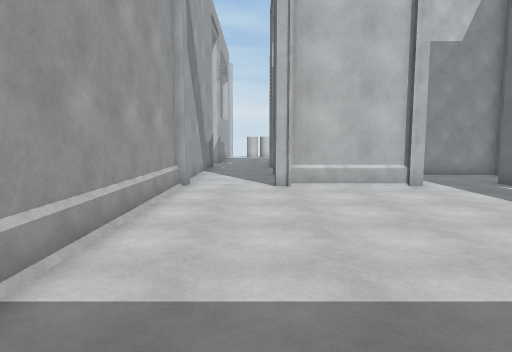
view 1 (above)

21 first-person views from a walk through a 3-D level made in the Unity game engine. The camera is 1.5 m above the floor, tilts 6° down and sees 75° across. The floor is counted in squares, 1 m on a side. Each view is taken from the middle of a square. On the plan, view 1 faces up. The plan holds only what a view shows up to about 15 squares ahead; the rest is blank. The place goes on beyond the plan. The player character is not drawn. Some surface patterns are stand-ins.

view 2
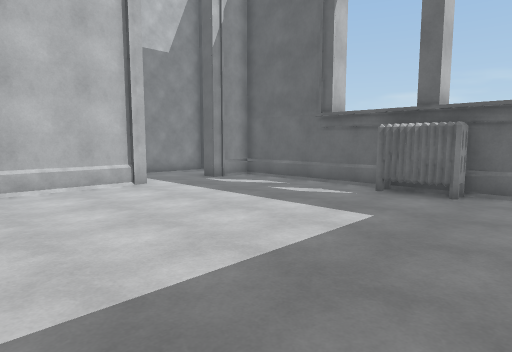

view 3
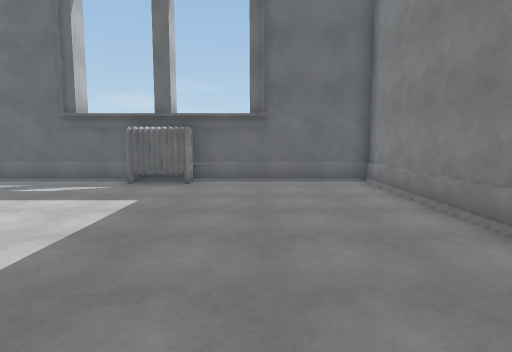

view 4
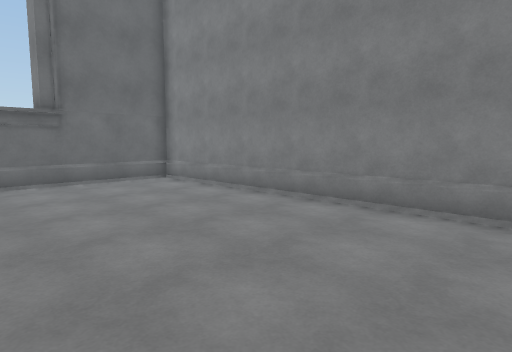

view 5
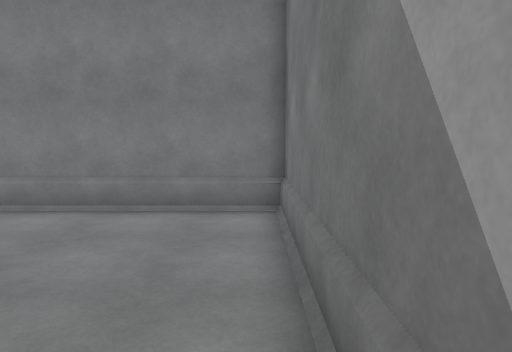

view 6
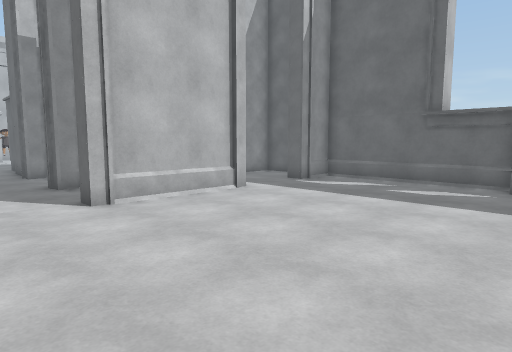

view 7
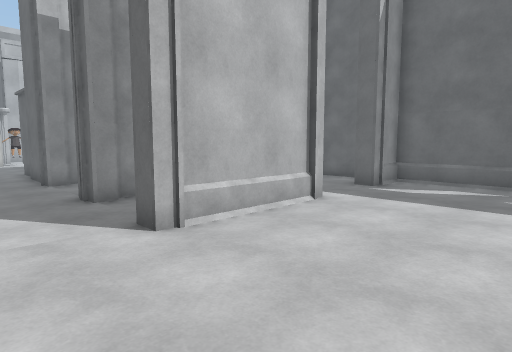

view 8
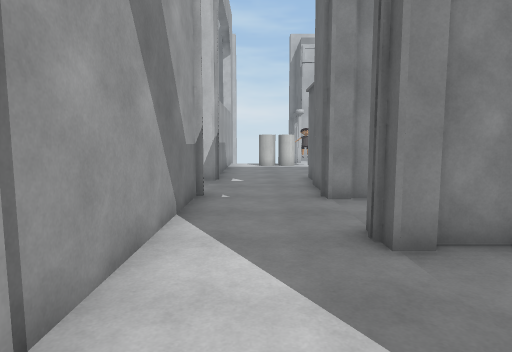

view 9
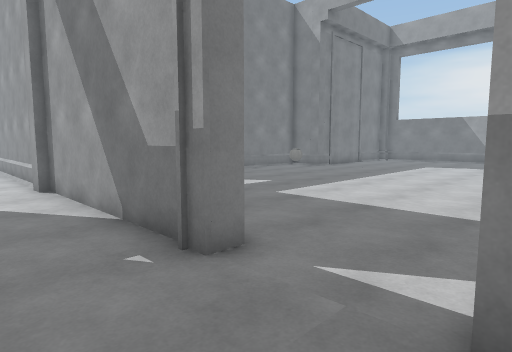

view 10
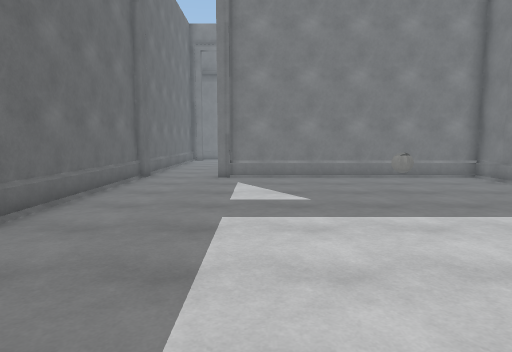

view 11
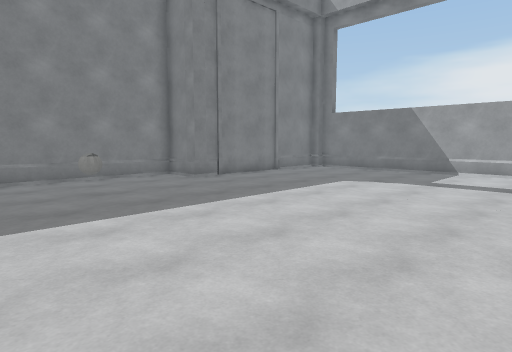

view 12
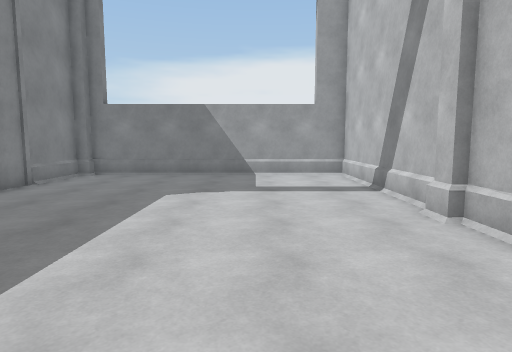

view 13
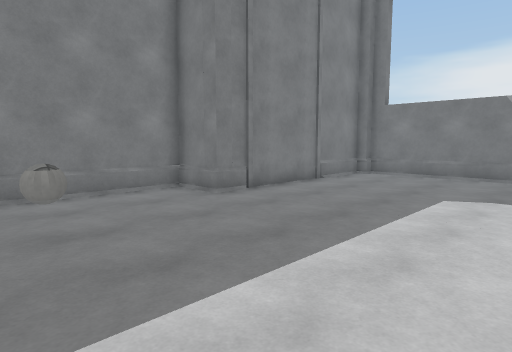

view 14
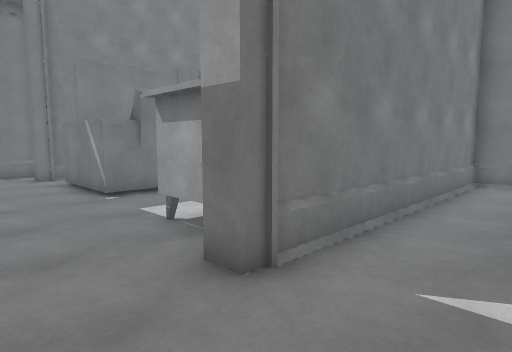

view 15
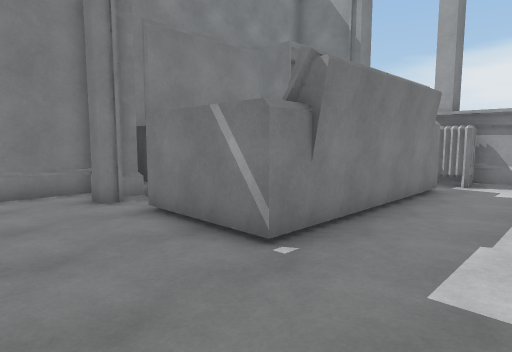

view 16
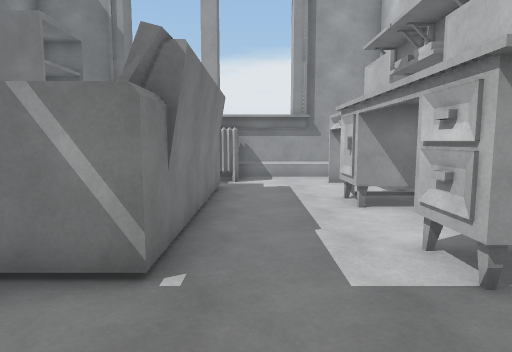

view 17
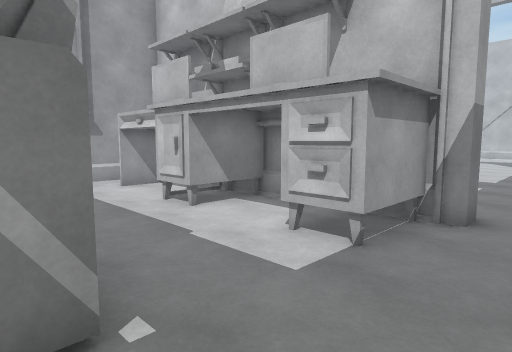

view 18
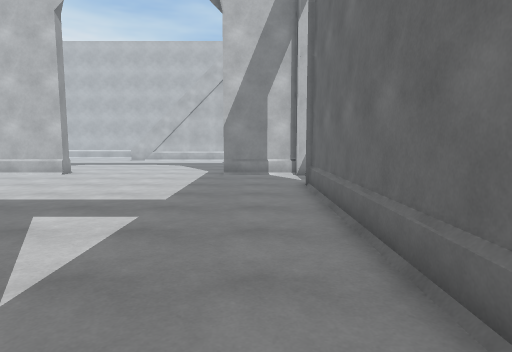

view 19
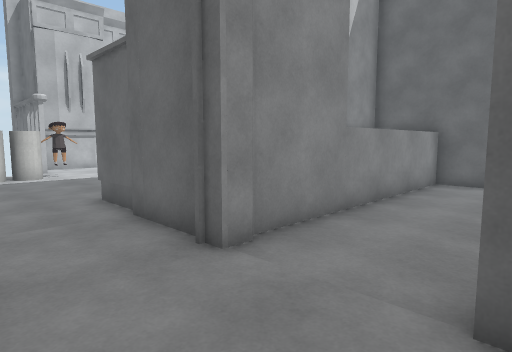

view 20
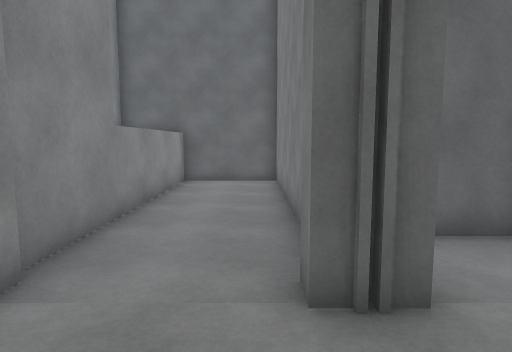

view 21
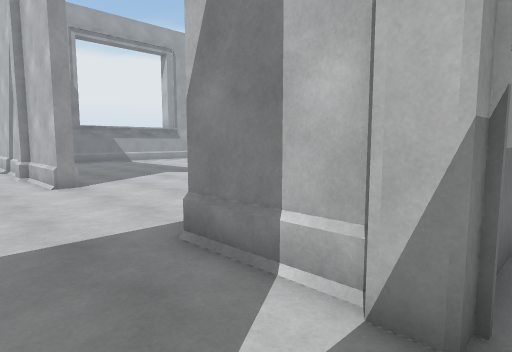

### Floor plan
Points are (right, up) in squares from view 1. A wall is a line through its corners. A room is listed if a view was taken in it or the views show most of it. See-through windows are left out.
Room 1 (views 1, 2, 3, 4, 5, 6, 7)
walls: (9.8, 3.4) (9.6, 3.6) (9.8, 3.9); (9.8, 2.6) (9.4, 3); (10.6, 4.6) (10.6, 11.1) (9.1, 11.1); (5.6, 11.1) (0.7, 11.1); (-2.6, 9.6) (-2.6, -4.3) (10.6, -4.3) (10.6, 2.3) (9.7, 2.3) (9.4, 2.6); (9, 11.1) (8.6, 11.1) (8.6, 11.8); (10.6, 12.8) (10.6, 14.7) (7.4, 14.7)
ways out: opening at (-1, 10.3) to room 2
Room 2 (views 8, 9, 10, 11, 12, 13, 14, 15, 16, 17, 18, 19, 20, 21)
walls: (-11.3, 8.6) (-11.3, 6.2) (-12.9, 6.2); (-7.1, 8.6) (-7.1, 6.2) (-8.8, 6.2); (-3.2, 19.5) (-2.6, 19.5) (-2.6, 11.7) (-2.3, 11.7) (-2.3, 11); (-2.6, 11.1) (-2.6, 9.6); (-3.1, 9.2) (-3.1, 19.1); (-15.9, 8) (-15.9, 6.6); (-3.4, 8.6) (-3.4, 9.4); (-13.6, 23.6) (-13.6, 22.9) (-17.1, 22.9); (-17.1, 22.5) (-17.9, 22.5); (-3.1, 22.9) (-6.5, 22.9); (-17.1, 7.1) (-17.1, 3.2); (-18.2, 22.9) (-25.8, 22.9) (-25.8, 11.7); (0.7, 11.1) (0.7, 11.8); (1.5, 14.4) (0.9, 14.4) (0.9, 15.5) (1.5, 15.5); (1.5, 18.5) (0.9, 18.5) (0.9, 21.6); (-2.6, 24.5) (-2.6, 22.5) (-3.2, 22.5); (2.8, 14.7) (1.5, 14.7); (-14.9, 2.8) (-7.4, 2.8) (-7.4, -0.9); (1.2, 21.9) (1.2, 24); (-16.3, 3) (-16, 2.7); (3.2, 11.9) (3.2, 13.2); (-16.9, 3.3) (-16.2, 3.3) (-16, 3); (3.6, 15.2) (10.6, 15.2) (10.6, 18.7) (1.5, 18.7); (-25.4, 11.7) (-25.4, 11.2) (-17.1, 11.2) (-17.1, 9.2) (-6.4, 9.2) (-6.4, 8.6); (-8.1, -2.2) (-6.8, -2.2) (-6.8, -2.9); (-7.5, -4.3) (-5.2, -4.3)
ways out: opening at (-1, 10.3) to room 1
objects: other object (-12, 13) to (-12, 14)

Positions as (right, up) in squares from view 1, and headings:
1: (0, 0), facing up
2: (0, 0), facing up-right
3: (-2, 0), facing right
4: (-2, 3), facing down-right
5: (-2, 3), facing down
6: (-2, 3), facing up-right
7: (-2, 6), facing up-right
8: (-1, 10), facing up
9: (0, 23), facing down-left
10: (-8, 23), facing down
11: (-9, 23), facing down-left
12: (-11, 19), facing left
13: (-11, 19), facing down-left
14: (-4, 12), facing down-left
15: (-4, 6), facing down-left
16: (-4, 4), facing left
17: (-5, 2), facing up-left
18: (-5, 8), facing up
19: (-2, 15), facing up-right
20: (-2, 16), facing right
21: (-2, 20), facing up-left
